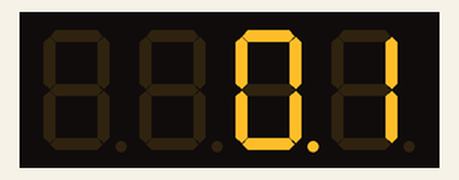
Recording of a sketch running on a simulated Arduino Uno, built with avr-gcc and run on an emulated ATmega328P. Parts: 4-digit seven-segment display. The local clock reads 2024-03-15 10:24:30 at power-on unless the sketch sets it.

Above: at 0.17 s.
At 5.15 s:
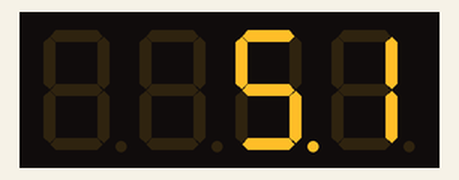
At 10.06 s:
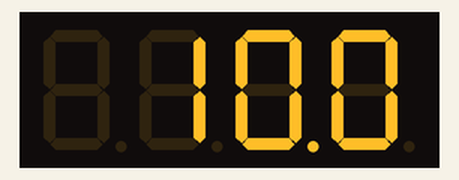
At 19.96 s:
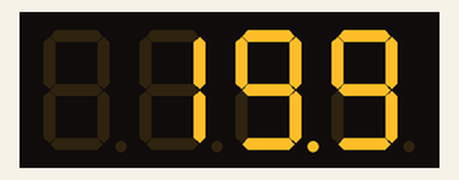
At 29.56 s:
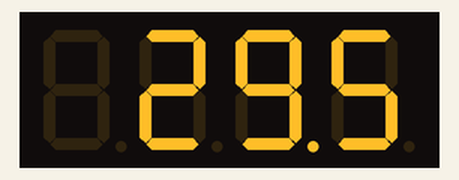
At 39.86 s:
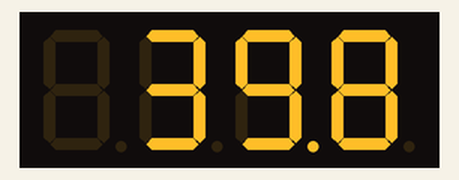

The sketch:

DC-34-Countdown-To-Singularity-Firmware.ino
```cpp
#include <RTClib.h>
#include "SevSeg.h"
SevSeg sevseg; //Instantiate a seven segment controller object
RTC_PCF8563 rtc;

void setup() {
  byte numDigits = 4;
  byte digitPins[] = {2, 3, 4, 5, 14, 15};
  byte segmentPins[] = {6, 7, 8, 9, 10, 11, 12, 13};
  bool resistorsOnSegments = false; // 'false' means resistors are on digit pins
  byte hardwareConfig = COMMON_ANODE; // See README.md for options
  bool updateWithDelays = false; // Default 'false' is Recommended
  bool leadingZeros = false; // Use 'true' if you'd like to keep the leading zeros
  bool disableDecPoint = false; // Use 'true' if your decimal point doesn't exist or isn't connected

  sevseg.begin(hardwareConfig, numDigits, digitPins, segmentPins, resistorsOnSegments,
  updateWithDelays, leadingZeros, disableDecPoint);
  sevseg.setBrightness(90);

  rtc.begin();

  if (rtc.lostPower()) {
    Serial.println("RTC is NOT initialized, let's set the time!");
    // When time needs to be set on a new device, or after a power loss, the
    // following line sets the RTC to the date & time this sketch was compiled
    rtc.adjust(DateTime(F(__DATE__), F(__TIME__)));
    // This line sets the RTC with an explicit date & time, for example to set
    // January 21, 2014 at 3am you would call:
    // rtc.adjust(DateTime(2014, 1, 21, 3, 0, 0));
    //
    // Note: allow 2 seconds after inserting battery or applying external power
    // without battery before calling adjust(). This gives the PCF8523's
    // crystal oscillator time to stabilize. If you call adjust() very quickly
    // after the RTC is powered, lostPower() may still return true.
  }
  rtc.start();

  // Calculations for timer 1 with period 2000ms
  // 2000ms corresponds to a CTC frequency of 0.5 Hz
  // For prescaler 1024, OCR1A = 16000000/(2*1024*4.0) - 1 = 390
  TCCR1A = 0;
  TCCR1B = 0;
  TCCR1B = bit(CS12) | bit(CS10);             // Set prescalar of timer 1 to 1024
  TIMSK1 = bit(OCIE1A);                       // Enable compare match A on timer 1
  OCR1A = 390;
  sei();  // Enable back the interrupts
}

// This ISR refreshes the display
ISR(TIMER1_COMPA_vect) {
  TCNT1 = 0;  // Reset the counter
  sevseg.refreshDisplay(); // Must run repeatedly
}

void loop() {
  static unsigned long timer = millis();
  static int deciSeconds = 0;

  DateTime now = rtc.now();
  // calculate a date which is 7 days, 12 hours and 30 seconds into the future
  DateTime future (now + TimeSpan(7,12,30,6));

  if (millis() - timer >= 100) {
    timer += 100;
    deciSeconds++; // 100 milliSeconds is equal to 1 deciSecond

    if (deciSeconds == 10000) { // Reset to 0 after counting for 1000 seconds.
      deciSeconds=0;
    }
    sevseg.setNumber(deciSeconds, 1);
  }
}
```
